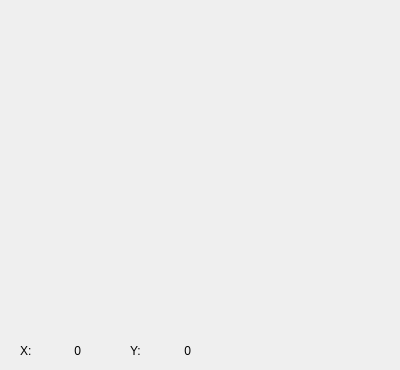
<?xml version="1.0" encoding="UTF-8"?>
<ui version="4.0">
 <class>MainWindow</class>
 <widget class="QMainWindow" name="MainWindow">
  <property name="geometry">
   <rect>
    <x>0</x>
    <y>0</y>
    <width>400</width>
    <height>370</height>
   </rect>
  </property>
  <property name="minimumSize">
   <size>
    <width>400</width>
    <height>370</height>
   </size>
  </property>
  <property name="maximumSize">
   <size>
    <width>400</width>
    <height>370</height>
   </size>
  </property>
  <property name="windowTitle">
   <string>Basic Component py</string>
  </property>
  <widget class="QWidget" name="centralwidget">
    <widget class="QWidget" name="verticalLayoutWidget">
    <property name="geometry">
     <rect>
      <x>20</x>
      <y>30</y>
      <width>361</width>
      <height>301</height>
     </rect>
    </property>
    <layout class="QVBoxLayout" name="tlLayout"/>
   </widget>
   <widget class="QLabel" name="XLabel">
    <property name="geometry">
     <rect>
      <x>20</x>
      <y>340</y>
      <width>21</width>
      <height>21</height>
     </rect>
    </property>
    <property name="text">
     <string>X:</string>
    </property>
   </widget>
   <widget class="QLabel" name="YLabel">
    <property name="geometry">
     <rect>
      <x>130</x>
      <y>340</y>
      <width>21</width>
      <height>21</height>
     </rect>
    </property>
    <property name="text">
     <string>Y:</string>
    </property>
   </widget>
  <widget class="QLabel" name="XValue">
    <property name="geometry">
     <rect>
      <x>40</x>
      <y>340</y>
      <width>41</width>
      <height>21</height>
     </rect>
    </property>
    <property name="text">
     <string>0</string>
    </property>
    <property name="alignment">
     <set>Qt::AlignRight|Qt::AlignTrailing|Qt::AlignVCenter</set>
    </property>
  </widget>
   <widget class="QLabel" name="YValue">
    <property name="geometry">
     <rect>
      <x>150</x>
      <y>340</y>
      <width>41</width>
      <height>21</height>
     </rect>
    </property>
    <property name="text">
     <string>0</string>
    </property>
    <property name="alignment">
     <set>Qt::AlignRight|Qt::AlignTrailing|Qt::AlignVCenter</set>
    </property>
   </widget>
  </widget>
 </widget>
<resources>
  <include location="../resources/resources.qrc"/>
</resources>
 <connections/>
</ui>
